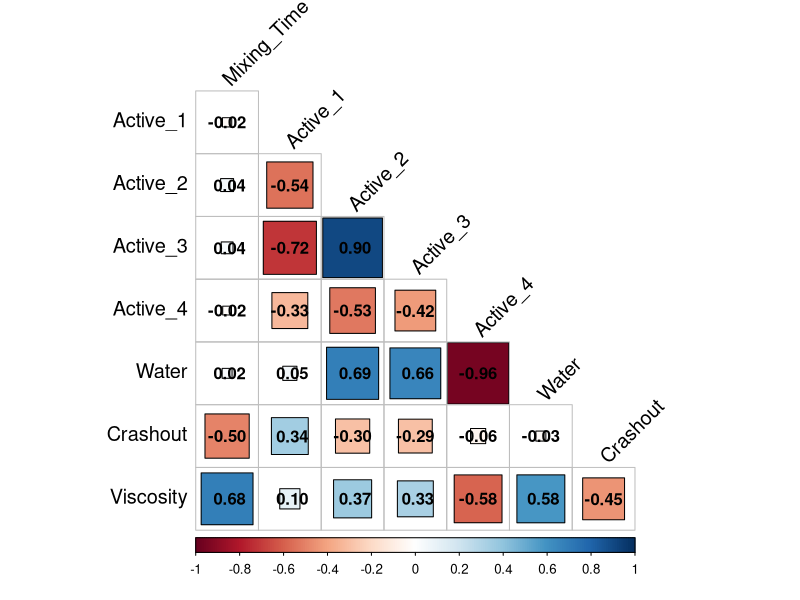
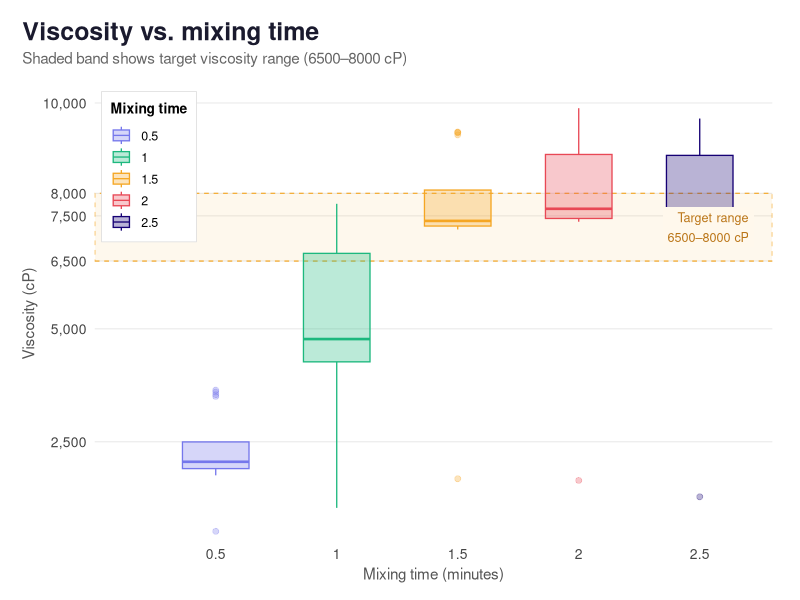
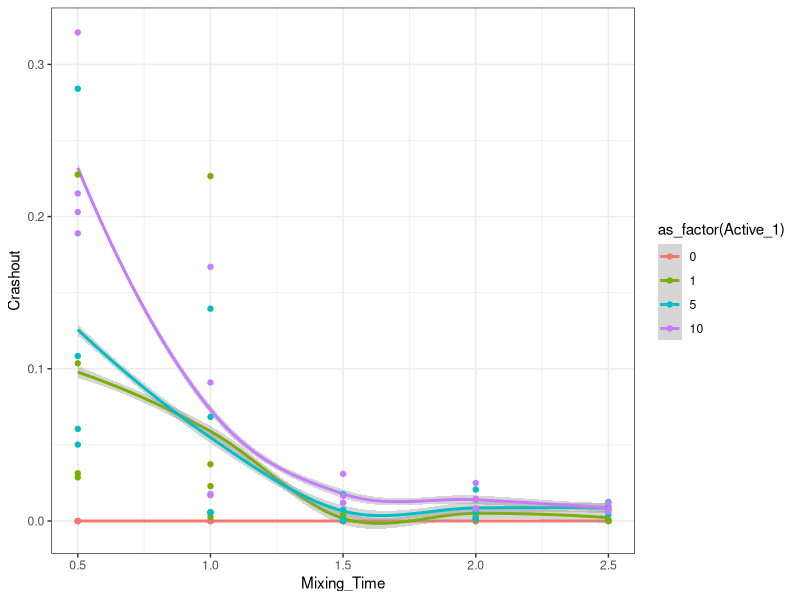
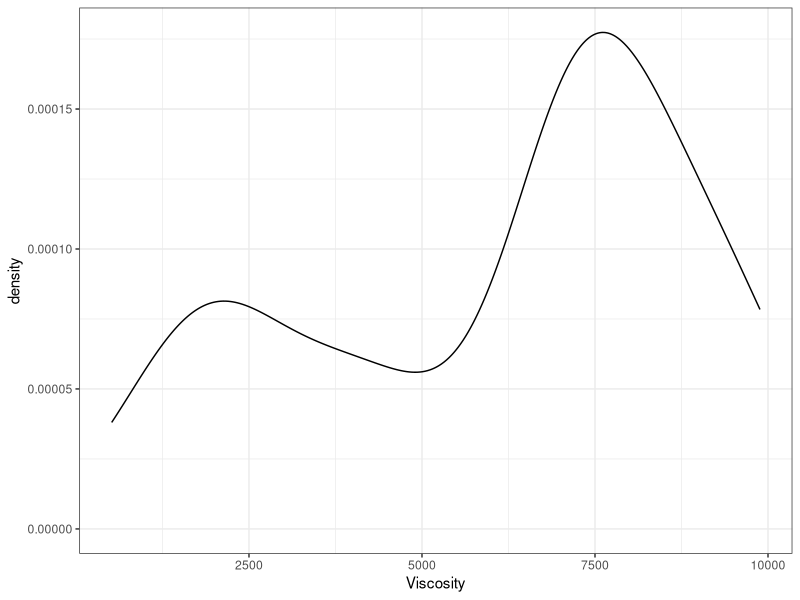
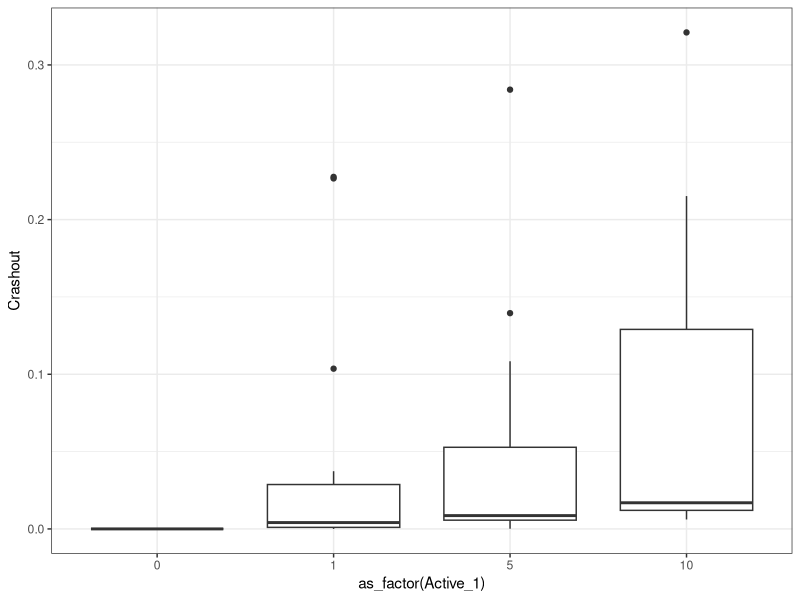
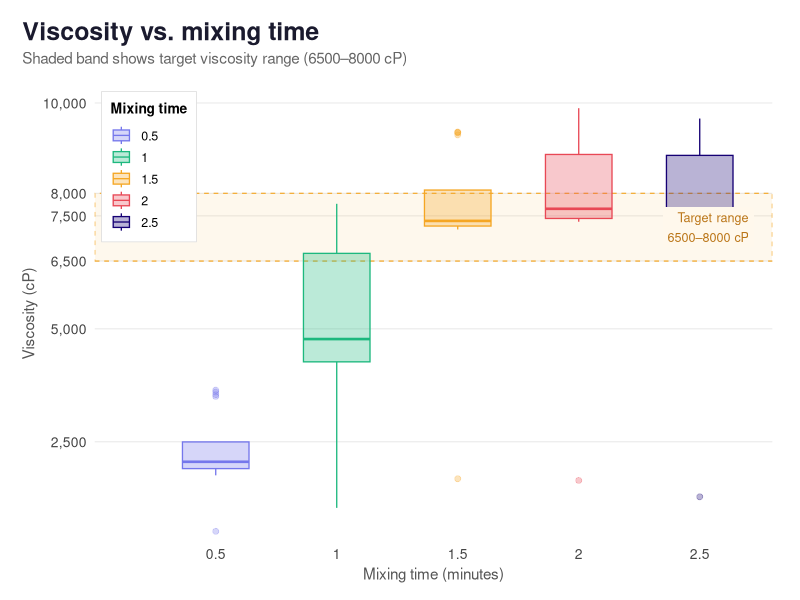
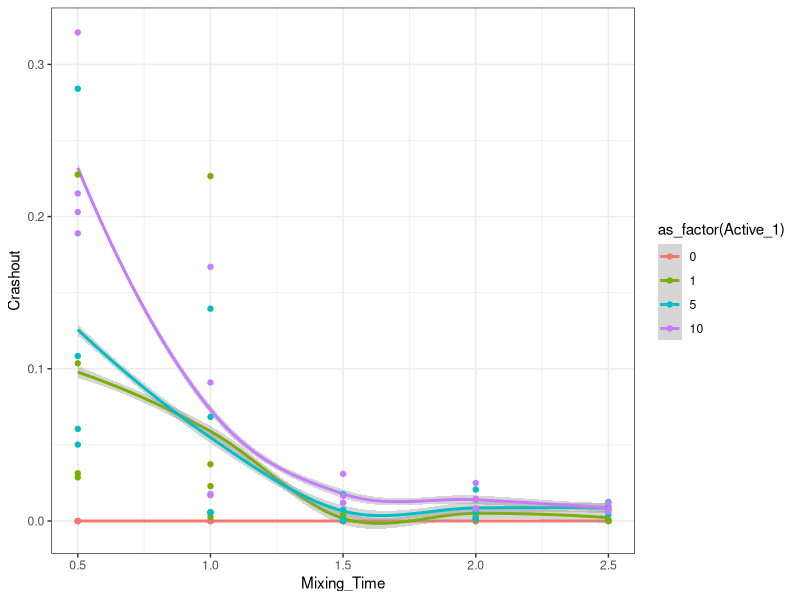
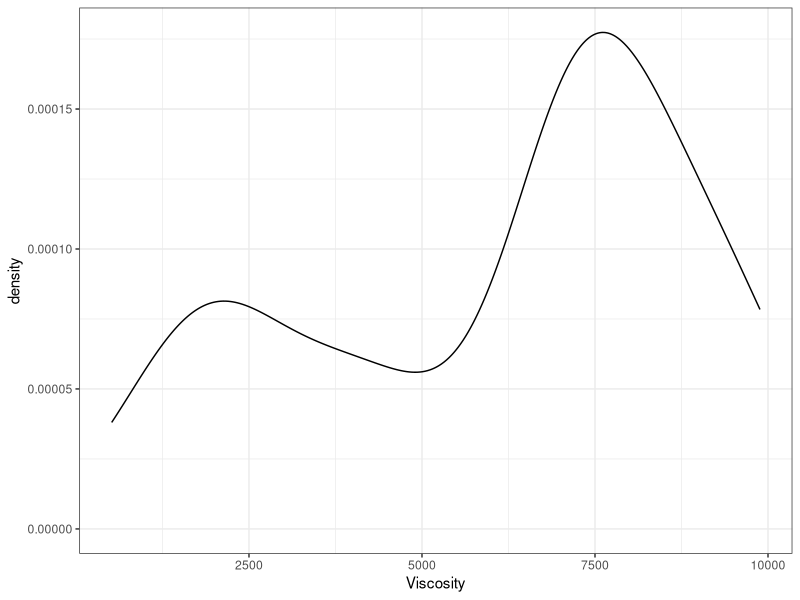

Recreate these plots in R, in order.
library(tidyverse)
library(ggplot2)
library(corrplot)

saveplot <- function(name, vect) {
    path <- paste("plots/", name, ".png", sep = "")
    
    vect <- append(vect, path)

    ggsave(
        filename = path,
        units = "cm",
        dpi = 300,
        width = 40,
        height = 29
    )
    return(vect)
}

# create vector to store paths of plots

plot_paths <- c()

# Load Data

df <- read.csv("csv_data_files/interim/01_no_outliers.csv")

view(df)
# Data Preparation for Correlation Chart

cor <- cor(df)
cor <- cor[
    c("Mixing_Time", "Active_1", "Active_2", "Active_3", "Active_4", "Water", "Crashout", "Viscosity"),
    c("Mixing_Time", "Active_1", "Active_2", "Active_3", "Active_4", "Water", "Crashout", "Viscosity")
]

# Plot Correlation Chart

corrplot(cor,
    addCoef.col = "black",
    outline = TRUE,
    method = "square",
    type = "lower",
    tl.pos = "ld",
    tl.col = "black",
    tl.cex = 1.2,
    tl.srt = 45,
    diag = FALSE
)

# Box and Whiskers of Mixing time vs Viscocity

palette_colors <- c("#7577ec", "#1DB87E", "#F5A623", "#E84855", "#150074")

df |>
  ggplot(aes(as_factor(Mixing_Time), Viscosity,
             fill = as_factor(Mixing_Time),
             color = as_factor(Mixing_Time))) +

  annotate("rect",
    xmin = 0, xmax = 5.6, ymin = 6500, ymax = 8000,
    fill = "#F5A623", alpha = 0.08, color = "#F5A623",
    linewidth = 0.4, linetype = "dashed") +

  geom_boxplot(
    linewidth = 0.45,
    width = 0.55,
    alpha = 0.30,       
    outlier.shape = 21,
    outlier.size = 1.8,
    outlier.stroke = 0.4,
    show.legend = TRUE
  ) +

  annotate("label",
    x = 5.45, y = 7250,
    label = "Target range\n6500–8000 cP",
    hjust = 1, vjust = 0.5,
    fill = "#FFF8EC", color = "#BA7517",
    label.size = 0, label.padding = unit(0.35, "lines"),
    size = 3.2, lineheight = 1.3
  ) +

  scale_fill_manual(values = palette_colors) +
  scale_color_manual(values = palette_colors) +
  scale_y_continuous(
    breaks = c(2500, 5000, 6500, 7500, 8000, 10000),
    labels = scales::comma,
    expand = expansion(mult = c(0.02, 0.05))
  ) +
  scale_x_discrete(expand = expansion(add = 0.6)) +

  labs(
    x = "Mixing time (minutes)",
    y = "Viscosity (cP)",
    title = "Viscosity vs. mixing time",
    subtitle = "Shaded band shows target viscosity range (6500–8000 cP)",
    fill = "Mixing time",
    color = "Mixing time"
  ) +

  theme_minimal(base_size = 13) +
  theme(
    plot.title    = element_text(face = "bold", size = 18,
                                   color = "#1A1A2E", margin = margin(b = 4)),
    plot.subtitle = element_text(size = 11, color = "#666",
                                   margin = margin(b = 14)),
    plot.title.position = "plot",

    axis.title    = element_text(size = 11, color = "#555"),
    axis.text     = element_text(size = 10, color = "#444"),
    axis.ticks    = element_blank(),
    axis.line     = element_blank(),

    panel.grid.major.y = element_line(color = "#EBEBEB", linewidth = 0.4),
    panel.grid.major.x = element_blank(),
    panel.grid.minor   = element_blank(),

    legend.position      = c(0.01, 0.99),
    legend.justification = c(0, 1),
    legend.title         = element_text(size = 10, face = "bold"),
    legend.text          = element_text(size = 9),
    legend.key.size      = unit(0.55, "cm"),
    legend.background    = element_rect(fill = "white",
                              color = "#E0E0E0", linewidth = 0.3),

    plot.background  = element_rect(fill = "white", color = NA),
    panel.background = element_rect(fill = "white", color = NA),
    plot.margin      = margin(16, 20, 12, 16)
  )
plot_paths <- saveplot("ex_box_viscosity_mixingtime", plot_paths)

# Mixing Time vs Crashout as Function of Active_1

df |>
    ggplot(aes(Mixing_Time, Crashout, color = as_factor(Active_1))) +
    geom_smooth(level = 0.1) +
    geom_point() +
    theme_bw()

plot_paths <- saveplot("ex_line_mixingtime_active1", plot_paths)

# Density Plot of Crashout

df |>
    ggplot(aes(Viscosity)) +
    geom_density(alpha = 0.5) +
    theme_bw()

plot_paths <- saveplot("ex_density_crashout", plot_paths)

# Box and Whiskers of Crashout vs Active_1

df |>
    ggplot(aes(as_factor(Active_1), Crashout)) +
    geom_boxplot() +
    theme_bw()

plot_paths <- saveplot("ex_box_crashout_active1", plot_paths)

#write.csv(plot_paths, file = "plots/exploratory_plot_paths.csv")
